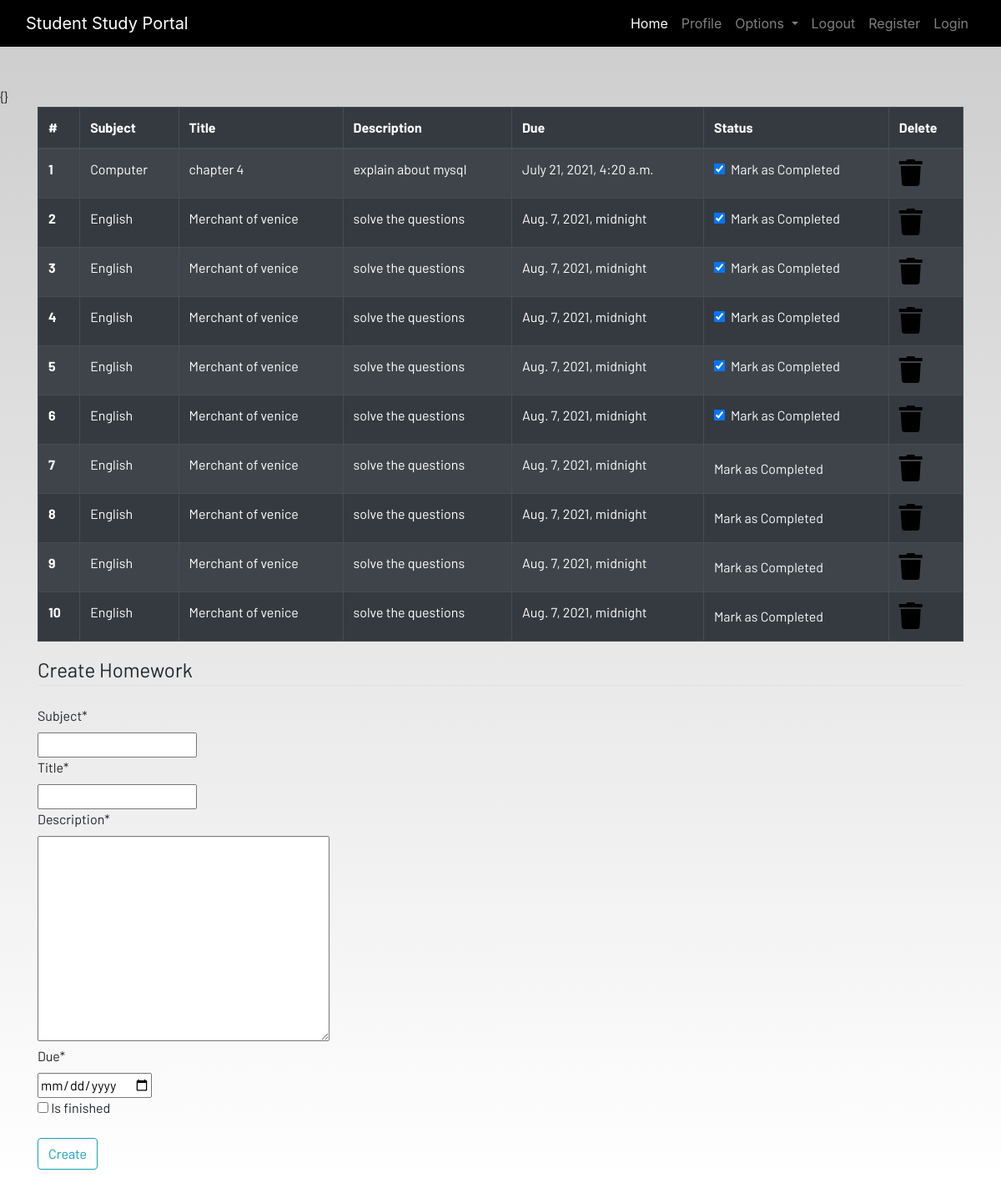
The page /homework (signed in) on the database its author committed.
### dashboard/models.py (models this page shows, shortened)
class Homework(models.Model):
     user = models.ForeignKey(User,on_delete=models.CASCADE)
     subject = models.CharField(max_length=50)
     title = models.CharField(max_length=100)
     description=models.TextField()
     due = models.DateTimeField()
     is_finished=models.BooleanField(default=False)

### dashboard/views.py (the view)
# urls.py: path('homework',views.homework,name="homework"),
def homework(request):
    if request.method == "POST":
        form = HomeworkForm(request.POST)
        if form.is_valid():
            try:
                finished = request.Post['is_finished']
                if finished == 'on':
                    finished=True
                else:
                    finished=False
            except:
                finished=False
            homeworks = Homework(
                user = request.user,
                subject = request.POST['subject'],
                title = request.POST['title'],
                description = request.POST['description'],
                due = request.POST['due'],
                is_finished = finished
            )
            homeworks.save()
            messages.success(request,f'Homework Added from{request.user.username}!!')
    else:
        form = HomeworkForm()
    homework = Homework.objects.filter(user=request.user)
    if len(homework) == 0:
        home_done = True
    else:
        homework_done = False
    context = {
            'homeworks':homework,
            'homework_done' :homework_done,
            'form':form,
    }
    return render(request,'dashboard/homework.html',context)

### dashboard/forms.py
class HomeworkForm(forms.ModelForm):
    class Meta:
        model = Homework
        widgets ={'due':DateInput()}
        fields=['subject','title','description','due','is_finished']

### dashboard/templates/dashboard/homework.html (shortened to what this page needs)
{% extends 'dashboard/base.html' %}
{% load static %}
{% load crispy_forms_tags %}
{% block content %}
<div class="container">
    {%if not homework%}
    <table class="table table-striped table-bordered table-hover table-dark">
        <thead>
            <tr>
                <th scope="col">#</th>
                <th scope="col">Subject</th>
                <th scope="col">Title</th>
                <th scope="col">Description</th>
                <th scope="col">Due</th>
                <th scope="col">Status</th>
                <th scope="col">Delete</th>
            </tr>
        </thead>
        <tbody>
            {% for homework in homeworks %}
            <tr>
                <th scope="row">{{forloop.counter}}</th>
                <td>{{homework.subject}}</td>
                <td>{{homework.title}}</td>
                <td>{{homework.description}}</td>
                <td>{{homework.due}}</td>
                <td>
                    <a href="{% url 'update-homework' homework.id %}">
                        <div class="form-check">
                            {% if homework.is_finished == True %}
                            <input class="form-check-input" type="checkbox" value="" checked>
                            {% else %}
                            <label class="form-check-input" type="checkbox" value="">
                            {% endif %}
                            <label class="form-check-label text-light" for="flexCheckDefault">
                                Mark as Completed
                            </label>
                        </div>
                    </a>
                </td>
                <td><a href="{% url 'delete-homework' homework.id%}"><i class="fa fa-trash fa-2x"></i></a></td>
            </tr>
            {% endfor %}
        </tbody>
    </table>
    {%else%}
    <h4>All homeworks are completed!! Create to have more!!</h4>
{%endif%}
</div>
<div class=" container">
    <form method="POST">
        <fieldset class="form-group">
            <legend class="border-bottom mb-4">Create Homework</legend>
            {{form|crispy}}
        </fieldset>
        <div class="form-group">
            <button href="" class="btn btn-outline-info" type="submit">
                Create
            </button>
        </div>
    </form>
</div>
{% endblock content %}

### static/css/main.css (style rules this page uses)
html { scroll-behavior: smooth; height: 100%; width: 100%; }
a { text-decoration: none !important; color: black; }
html, body { max-width: 100%; overflow-x: hidden; height: 100%; width: 100%; }
body { background: linear-gradient(rgba(0, 0, 0, 0.2), rgba(255, 255, 255, 0.5)); overflow-x: hidden; background-repeat: no-repeat; }
.fa { color: black; }

### rows shown on the page
Homework: subject "Computer", title "chapter 4", description "explain about mysql", due "July 21, 2021, 4:20 a.m."
Homework: subject "English", title "Merchant of venice", description "solve the questions", due "Aug. 7, 2021, midnight"
Homework: subject "English", title "Merchant of venice", description "solve the questions", due "Aug. 7, 2021, midnight"
Homework: subject "English", title "Merchant of venice", description "solve the questions", due "Aug. 7, 2021, midnight"
Homework: subject "English", title "Merchant of venice", description "solve the questions", due "Aug. 7, 2021, midnight"
Homework: subject "English", title "Merchant of venice", description "solve the questions", due "Aug. 7, 2021, midnight"
Homework: subject "English", title "Merchant of venice", description "solve the questions", due "Aug. 7, 2021, midnight"
Homework: subject "English", title "Merchant of venice", description "solve the questions", due "Aug. 7, 2021, midnight"
Homework: subject "English", title "Merchant of venice", description "solve the questions", due "Aug. 7, 2021, midnight"
Homework: subject "English", title "Merchant of venice", description "solve the questions", due "Aug. 7, 2021, midnight"
